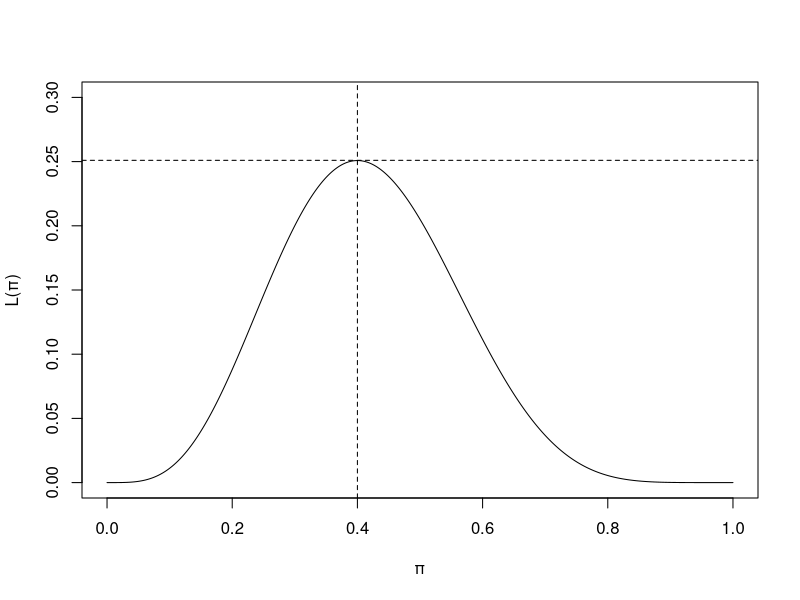
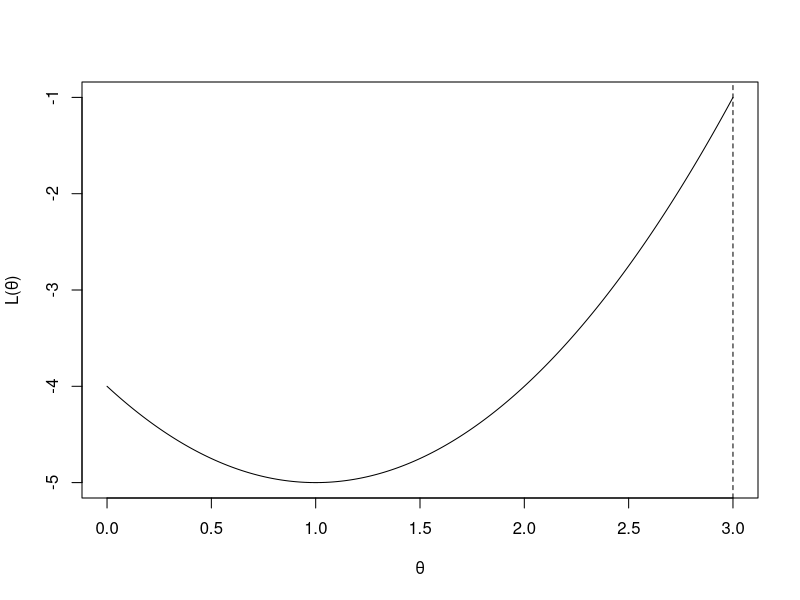
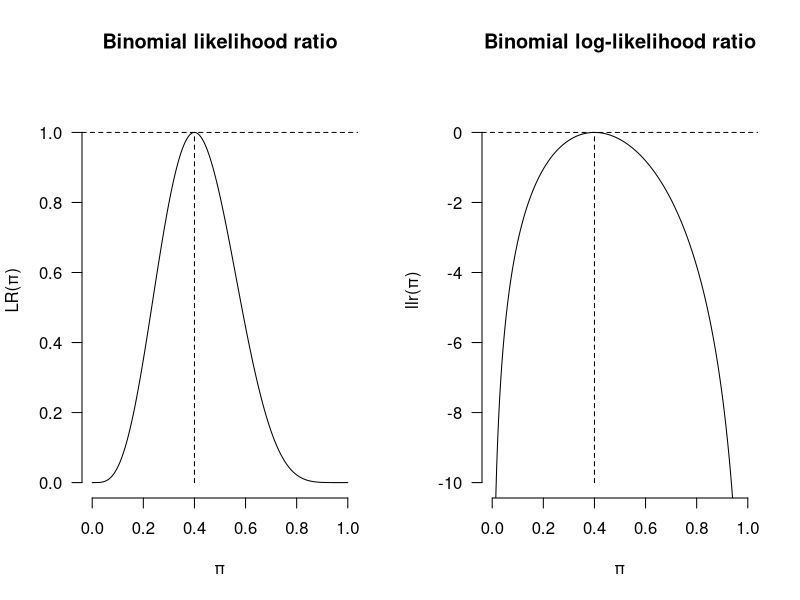
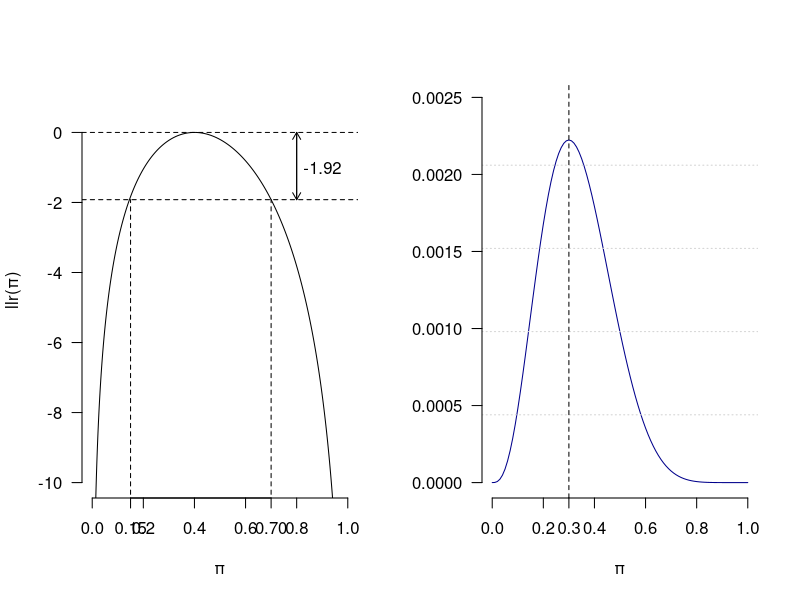
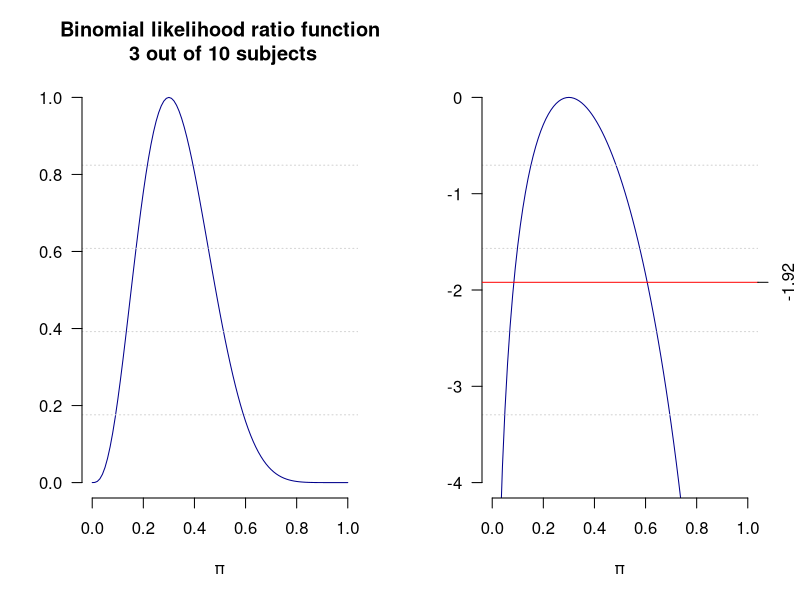
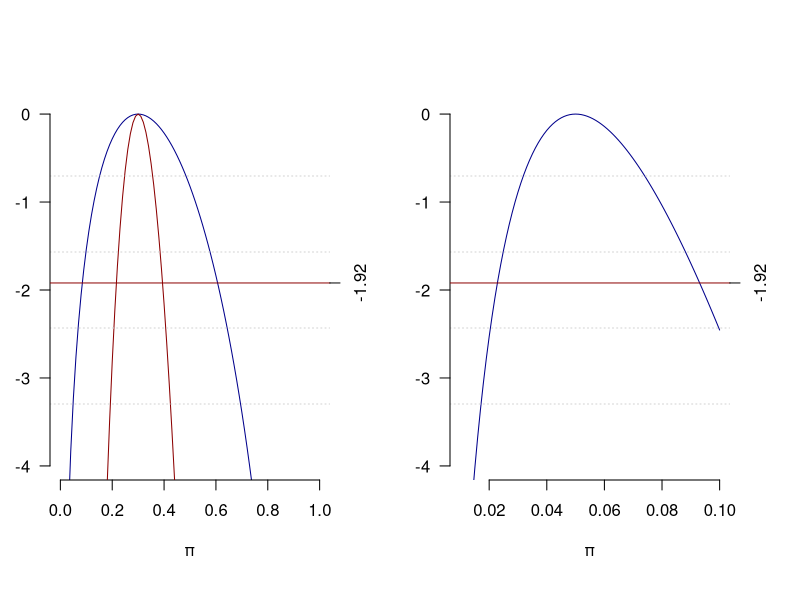

Here is the R script that generated these plots, in order:
## ---- chunk 1
dbinom(4, 10, 0.5)

# or you can calculate by hand:
factorial(10)*(0.5^10)/(factorial(4)*(factorial(6)))
## ---- chunk 2
x <- seq(0,1,by=0.001)
y <- (factorial(10)/(factorial(4)*(factorial(6))))*(x^4)*((1-x)^6)
plot(x, y, type = "l", ylim = c(0,0.3), ylab = "L(\U03C0)", xlab = "\U03C0")
#title("Figure 1. Binomial Likelihood")
abline(h=0.251, lty=2)
abline(v=0.4, lty=2)
## ---- chunk 3
x <- seq(0,3,by=0.001)
y <- (x-1)^2-5
plot(x, y, type = "l", ylim = c(-5,0-1), ylab = "L(\U03B8)", xlab = "\U03B8")
#title("Figure 2. Likelihood function with \n a limited domain")
abline(v=3, lty=2)
## ---- chunk 4

par(mfrow=c(1,2))
x <- seq(0,1,by=0.001)
y <- (x^4)*((1-x)^6)/(0.4^4*0.6^6)
z <- log((x^4)*((1-x)^6))-log(0.4^4*0.6^6)
plot(x, y, type = "l", ylim = c(0,1.1),yaxt="n",
     frame.plot = FALSE, ylab = "LR(\U03C0)", xlab = "\U03C0")
axis(2, at=seq(0,1, 0.2), las=2)
title(main = "Binomial likelihood ratio")
abline(h=1.0, lty=2)
segments(x0=0.4, y0=0, x1=0.4, y1=1, lty = 2)
plot(x, z, type = "l", ylim = c(-10, 1), yaxt="n", frame.plot = FALSE,
     ylab = "llr(\U03C0)", xlab = "\U03C0" )
axis(2, at=seq(-10, 0, 2), las=2)
title(main = "Binomial log-likelihood ratio")
abline(h=0, lty=2)
segments(x0=0.4, y0=-10, x1=0.4, y1=0, lty = 2)
## ---- chunk 5
x <- seq(0,1,by=0.001)
z <- log((x^4)*((1-x)^6))-log(0.4^4*0.6^6)
plot(x, z, type = "l", ylim = c(-10, 1), yaxt="n", frame.plot = FALSE,
     ylab = "llr(\U03C0)", xlab = "\U03C0" )
axis(2, at=seq(-10, 0, 2), las=2)
abline(h=0, lty=2)
abline(h=-1.92, lty=2)
segments(x0=0.15, y0=-12, x1=0.15, y1=-1.92, lty = 2)
segments(x0=0.7, y0=-12, x1=0.7, y1=-1.92, lty = 2)
axis(1, at=c(0.15,0.7))
text(0.9, -1, "-1.92")
arrows(0.8, -1.92, 0.8, 0, lty = 1, length = 0.08)
arrows( 0.8, 0, 0.8, -1.92, lty = 1, length = 0.08)
## ---- chunk 6
pi <- seq(0, 1, by=0.01)

L <- (pi^3)*((1-pi)^7)
plot(pi, L, type = "l", ylim = c(0, 0.0025),yaxt="n", col="darkblue",
     frame.plot = FALSE, ylab = "", xlab = "\U03C0")
grid(NA, 5, lwd = 1)
abline(v=0.3, lty=2)
axis(1, at=0.3, las=0)
axis(2, at=seq(0,0.0025,0.0005), las=2)
#title(main = "Binomial likelihood function\n 3 out of 10 subjects")
## ---- chunk 7
LR <- L/max(L) ; head(LR)
plot(pi, LR, type = "l", ylim = c(0, 1),yaxt="n", col="darkblue",
     frame.plot = FALSE, ylab = "", xlab = "\U03C0")
grid(NA, 5, lwd = 1)
axis(2, at=seq(0,1,0.2), las=2)
title(main = "Binomial likelihood ratio function\n 3 out of 10 subjects")
## ---- chunk 8
logLR <- log(L/max(L))
plot(pi, logLR, type = "l", ylim = c(-4, 0),yaxt="n", col="darkblue",
     frame.plot = FALSE, ylab = "", xlab = "\U03C0")
grid(NA, 5, lwd = 1)
axis(2, at=seq(-4,0,1), las=2)
#title(main = "Binomial log-likelihood ratio function\n 3 out of 10 subjects")
abline(h=-1.92, lty=1, col="red")
axis(4, at=-1.92, las=0)
## ---- chunk 9
par(mai = c(1.2, 0.5, 1, 0.7))
logLR_30 <- log((pi^30)*((1-pi)^70)/max((pi^30)*((1-pi)^70)))
plot(pi, logLR, type = "l", ylim = c(-4, 0),yaxt="n", col="darkblue",
     frame.plot = FALSE, ylab = "", xlab = "\U03C0")
lines(pi, logLR_30, col="darkred")
grid(NA, 5, lwd = 1)
axis(2, at=seq(-4,0,1), las=2)
#title(main = "Binomial log-likelihood ratio function\n 3 out of 10 and 30 out of 100 subjects")
abline(h=-1.92, lty=1, col="darkred")
axis(4, at=-1.92, las=0)
legend(x=0.1, y= -5.8 ,xpd = TRUE,  legend=c("logLR","LogLR_30"), bty = "n",
       col=c("black","darkred"), lty=c(1,1), horiz = TRUE) #the legend is below the graph
## ---- chunk 10
lambda <- seq(0.01, 0.10, by=0.001)
LogLR <- 8*log(lambda)-lambda*160-max(8*log(lambda)-lambda*160)
plot(lambda, LogLR, type = "l", ylim = c(-4, 0),yaxt="n", col="darkblue",
     frame.plot = FALSE, ylab = "", xlab = "\U03C0")
grid(NA, 5, lwd = 1)
axis(2, at=seq(-4,0,1), las=2)
#title(main = "Poisson log-likelihood ratio function\n 8 events in 160 person-years")
abline(h=-1.92, lty=1, col="darkred")
axis(4, at=-1.92, las=0)
## ---- chunk 11
library(knitr)
library(kableExtra)
kable(data.frame(lambda, LogLR), "html") %>%
  kable_styling("striped", full_width = F, position = "center") %>%
  row_spec(c(13,14,84,85), bold = T, color = "white", background = "#D7261E")
